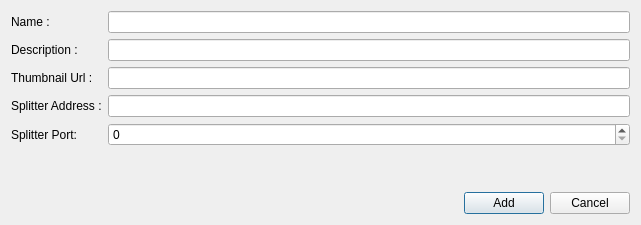
<?xml version="1.0" encoding="UTF-8"?>
<ui version="4.0">
 <class>add_dialog</class>
 <widget class="QDialog" name="add_dialog">
  <property name="geometry">
   <rect>
    <x>0</x>
    <y>0</y>
    <width>641</width>
    <height>225</height>
   </rect>
  </property>
  <property name="windowTitle">
   <string>Add Channels</string>
  </property>
  <layout class="QVBoxLayout" name="verticalLayout">
   <item>
    <layout class="QFormLayout" name="formLayout">
     <item row="0" column="0">
      <widget class="QLabel" name="nameLabel">
       <property name="text">
        <string>Name :</string>
       </property>
      </widget>
     </item>
     <item row="0" column="1">
      <widget class="QLineEdit" name="name"/>
     </item>
     <item row="1" column="0">
      <widget class="QLabel" name="descLabel">
       <property name="text">
        <string>Description :</string>
       </property>
      </widget>
     </item>
     <item row="1" column="1">
      <widget class="QLineEdit" name="description"/>
     </item>
     <item row="2" column="0">
      <widget class="QLabel" name="thumbnailLabel">
       <property name="text">
        <string>Thumbnail Url :</string>
       </property>
      </widget>
     </item>
     <item row="2" column="1">
      <widget class="QLineEdit" name="thumbnail"/>
     </item>
     <item row="3" column="0">
      <widget class="QLabel" name="splitteraddressLabel">
       <property name="toolTip">
        <string>&lt;html&gt;&lt;head/&gt;&lt;body&gt;&lt;p&gt;Listening port of the splitter.&lt;/p&gt;&lt;p&gt;Default : &lt;span style=&quot; font-weight:600;&quot;&gt;8001&lt;/span&gt;&lt;/p&gt;&lt;/body&gt;&lt;/html&gt;</string>
       </property>
       <property name="text">
        <string>Splitter Address :</string>
       </property>
      </widget>
     </item>
     <item row="3" column="1">
      <widget class="QLineEdit" name="splitteraddress"/>
     </item>
     <item row="5" column="0">
      <widget class="QLabel" name="splitterportLabel">
       <property name="text">
        <string>Splitter Port:</string>
       </property>
      </widget>
     </item>
     <item row="5" column="1">
      <widget class="QSpinBox" name="splitterport">
       <property name="maximum">
        <number>65536</number>
       </property>
      </widget>
     </item>
    </layout>
   </item>
   <item>
    <layout class="QHBoxLayout" name="horizontalLayout">
     <item>
      <spacer name="horizontalSpacer">
       <property name="orientation">
        <enum>Qt::Horizontal</enum>
       </property>
       <property name="sizeHint" stdset="0">
        <size>
         <width>40</width>
         <height>20</height>
        </size>
       </property>
      </spacer>
     </item>
     <item>
      <widget class="QPushButton" name="addButton">
       <property name="sizePolicy">
        <sizepolicy hsizetype="Minimum" vsizetype="Fixed">
         <horstretch>0</horstretch>
         <verstretch>0</verstretch>
        </sizepolicy>
       </property>
       <property name="text">
        <string>Add</string>
       </property>
      </widget>
     </item>
     <item>
      <widget class="QPushButton" name="cancelButton">
       <property name="sizePolicy">
        <sizepolicy hsizetype="Preferred" vsizetype="Fixed">
         <horstretch>0</horstretch>
         <verstretch>0</verstretch>
        </sizepolicy>
       </property>
       <property name="text">
        <string>Cancel</string>
       </property>
      </widget>
     </item>
    </layout>
   </item>
  </layout>
 </widget>
 <resources/>
 <connections/>
</ui>
